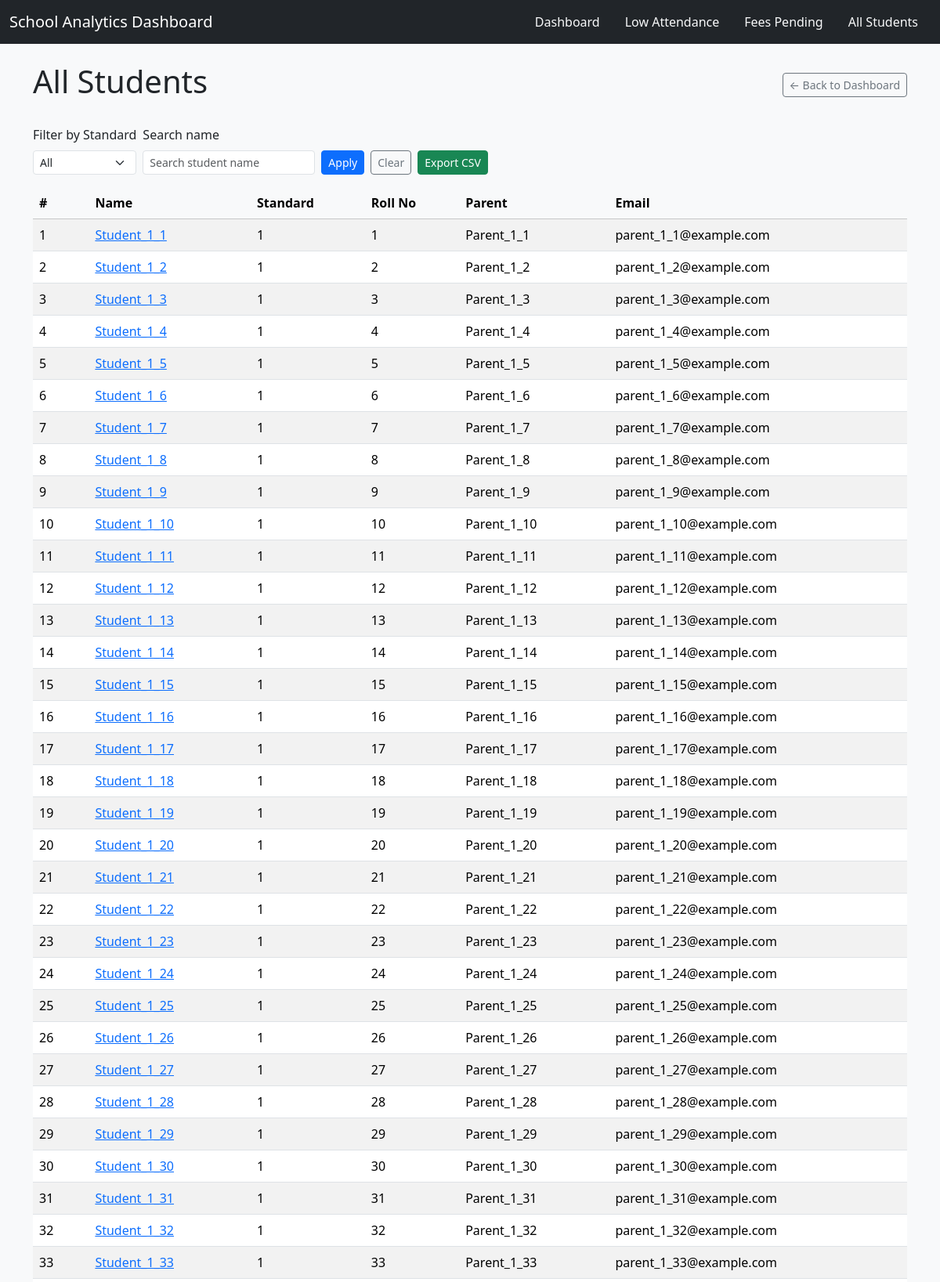
/students (upper part), run on the app's committed database.
### models.py (models this page shows)
class Student(db.Model):
    __tablename__ = "students"
    id = db.Column(db.Integer, primary_key=True)
    name = db.Column(db.String(100), nullable=False)
    standard = db.Column(db.Integer, nullable=False)
    roll_no = db.Column(db.Integer, nullable=False)
    parent_name = db.Column(db.String(100))
    parent_email = db.Column(db.String(100))

### app.py (the view, shortened to what this page needs)
@app.route("/students")
def students_list():
    standard_filter = request.args.get("standard", type=int)
    search_q = request.args.get("q", default="", type=str).strip()
    export = request.args.get("export", default="", type=str).lower()  # if 'csv' then export
    query = Student.query
    if standard_filter:
        query = query.filter_by(standard=standard_filter)
    if search_q:
        query = query.filter(Student.name.ilike(f"%{search_q}%"))
    students = query.order_by(Student.standard, Student.roll_no).all()
    return render_template(
        "students.html",
        students=students,
        selected_standard=standard_filter,
        search_q=search_q,
    )

### templates/students.html (shortened to what this page needs)
{% extends "base.html" %}
{% block content %}
<div class="d-flex justify-content-between align-items-center mb-4">
    <h1>All Students</h1>
    <a href="{{ url_for('index') }}" class="btn btn-outline-secondary btn-sm">
        ← Back to Dashboard
    </a>
</div>
<form method="get" class="row g-2 mb-3">
    <div class="col-auto">
        <label for="standard" class="form-label">Filter by Standard</label>
        <select name="standard" id="standard" class="form-select form-select-sm">
            <option value="">All</option>
        </select>
    </div>
    <div class="col-auto">
        <label for="q" class="form-label">Search name</label>
        <input type="text" name="q" id="q" class="form-control form-control-sm" placeholder="Search student name" value="{{ search_q or '' }}">
    </div>
    <div class="col-auto d-flex align-items-end">
        <button type="submit" class="btn btn-primary btn-sm me-2">Apply</button>
        <a href="{{ url_for('students_list') }}" class="btn btn-outline-secondary btn-sm me-2">Clear</a>
        <a href="{{ url_for('students_list') }}?{% if selected_standard %}standard={{ selected_standard }}&{% endif %}{% if search_q %}q={{ search_q }}&{% endif %}export=csv"
           class="btn btn-success btn-sm">
           Export CSV
        </a>
    </div>
</form>
<div class="table-responsive">
    <table class="table table-striped table-hover align-middle">
        <thead class="table-light">
            <tr>
                <th>#</th>
                <th>Name</th>
                <th>Standard</th>
                <th>Roll No</th>
                <th>Parent</th>
                <th>Email</th>
            </tr>
        </thead>
        <tbody>
            {% for s in students %}
            <tr>
                <td>{{ loop.index }}</td>
                <td>
                    <a href="{{ url_for('student_detail', student_id=s.id) }}">
                        {{ s.name }}
                    </a>
                </td>
                <td>{{ s.standard }}</td>
                <td>{{ s.roll_no }}</td>
                <td>{{ s.parent_name }}</td>
                <td>{{ s.parent_email }}</td>
            </tr>
            {% endfor %}
        </tbody>
    </table>
</div>
{% endblock %}

### data on the page
Student: name "Student_1_1", standard "1", roll_no "1", parent_name "Parent_1_1", parent_email "parent_1_1@example.com"
Student: name "Student_1_2", standard "1", roll_no "2", parent_name "Parent_1_2", parent_email "parent_1_2@example.com"
Student: name "Student_1_3", standard "1", roll_no "3", parent_name "Parent_1_3", parent_email "parent_1_3@example.com"
Student: name "Student_1_4", standard "1", roll_no "4", parent_name "Parent_1_4", parent_email "parent_1_4@example.com"
Student: name "Student_1_5", standard "1", roll_no "5", parent_name "Parent_1_5", parent_email "parent_1_5@example.com"
Student: name "Student_1_6", standard "1", roll_no "6", parent_name "Parent_1_6", parent_email "parent_1_6@example.com"
Student: name "Student_1_7", standard "1", roll_no "7", parent_name "Parent_1_7", parent_email "parent_1_7@example.com"
Student: name "Student_1_8", standard "1", roll_no "8", parent_name "Parent_1_8", parent_email "parent_1_8@example.com"
Student: name "Student_1_9", standard "1", roll_no "9", parent_name "Parent_1_9", parent_email "parent_1_9@example.com"
Student: name "Student_1_10", standard "1", roll_no "10", parent_name "Parent_1_10", parent_email "parent_1_10@example.com"
Student: name "Student_1_11", standard "1", roll_no "11", parent_name "Parent_1_11", parent_email "parent_1_11@example.com"
Student: name "Student_1_12", standard "1", roll_no "12", parent_name "Parent_1_12", parent_email "parent_1_12@example.com"
Student: name "Student_1_13", standard "1", roll_no "13", parent_name "Parent_1_13", parent_email "parent_1_13@example.com"
Student: name "Student_1_14", standard "1", roll_no "14", parent_name "Parent_1_14", parent_email "parent_1_14@example.com"
Student: name "Student_1_15", standard "1", roll_no "15", parent_name "Parent_1_15", parent_email "parent_1_15@example.com"
Student: name "Student_1_16", standard "1", roll_no "16", parent_name "Parent_1_16", parent_email "parent_1_16@example.com"
Student: name "Student_1_17", standard "1", roll_no "17", parent_name "Parent_1_17", parent_email "parent_1_17@example.com"
Student: name "Student_1_18", standard "1", roll_no "18", parent_name "Parent_1_18", parent_email "parent_1_18@example.com"
Student: name "Student_1_19", standard "1", roll_no "19", parent_name "Parent_1_19", parent_email "parent_1_19@example.com"
Student: name "Student_1_20", standard "1", roll_no "20", parent_name "Parent_1_20", parent_email "parent_1_20@example.com"
Student: name "Student_1_21", standard "1", roll_no "21", parent_name "Parent_1_21", parent_email "parent_1_21@example.com"
Student: name "Student_1_22", standard "1", roll_no "22", parent_name "Parent_1_22", parent_email "parent_1_22@example.com"
Student: name "Student_1_23", standard "1", roll_no "23", parent_name "Parent_1_23", parent_email "parent_1_23@example.com"
Student: name "Student_1_24", standard "1", roll_no "24", parent_name "Parent_1_24", parent_email "parent_1_24@example.com"
Student: name "Student_1_25", standard "1", roll_no "25", parent_name "Parent_1_25", parent_email "parent_1_25@example.com"
Student: name "Student_1_26", standard "1", roll_no "26", parent_name "Parent_1_26", parent_email "parent_1_26@example.com"
Student: name "Student_1_27", standard "1", roll_no "27", parent_name "Parent_1_27", parent_email "parent_1_27@example.com"
Student: name "Student_1_28", standard "1", roll_no "28", parent_name "Parent_1_28", parent_email "parent_1_28@example.com"
Student: name "Student_1_29", standard "1", roll_no "29", parent_name "Parent_1_29", parent_email "parent_1_29@example.com"
Student: name "Student_1_30", standard "1", roll_no "30", parent_name "Parent_1_30", parent_email "parent_1_30@example.com"
Student: name "Student_1_31", standard "1", roll_no "31", parent_name "Parent_1_31", parent_email "parent_1_31@example.com"
Student: name "Student_1_32", standard "1", roll_no "32", parent_name "Parent_1_32", parent_email "parent_1_32@example.com"
Student: name "Student_1_33", standard "1", roll_no "33", parent_name "Parent_1_33", parent_email "parent_1_33@example.com"
